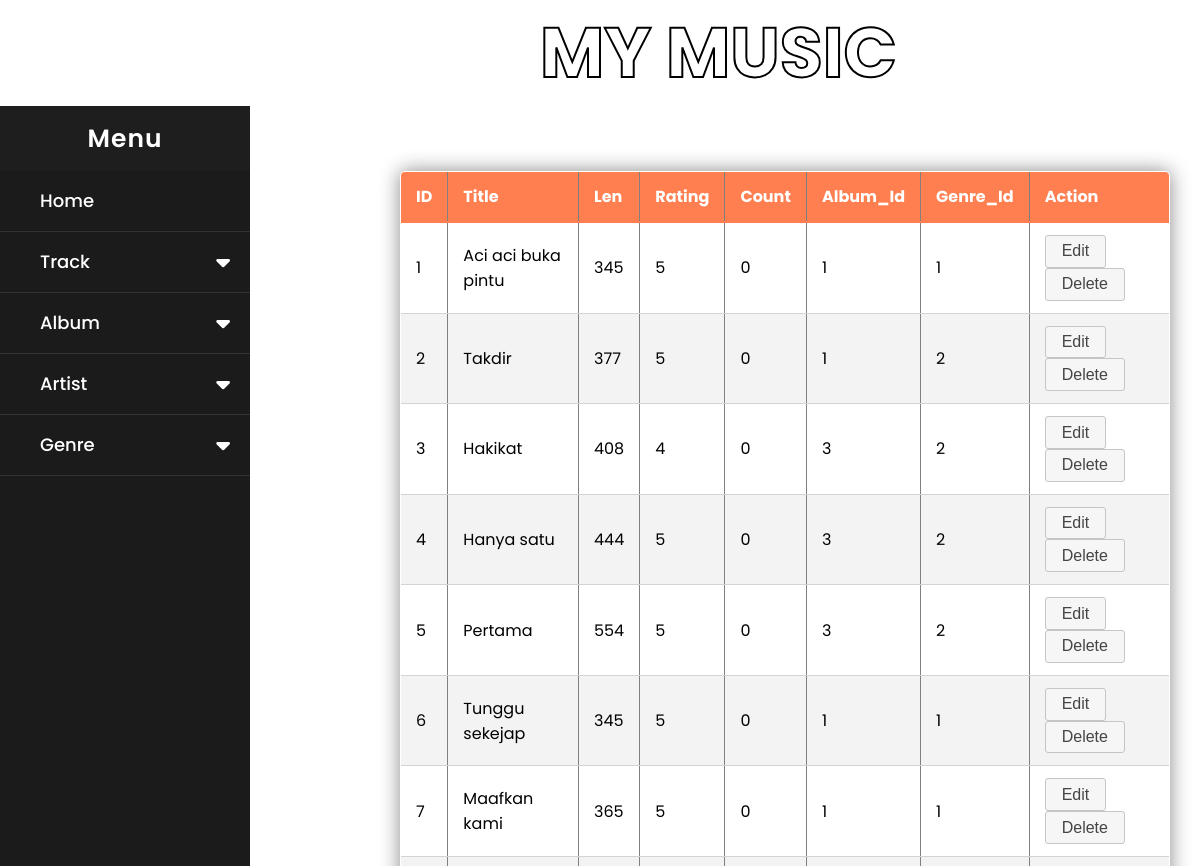
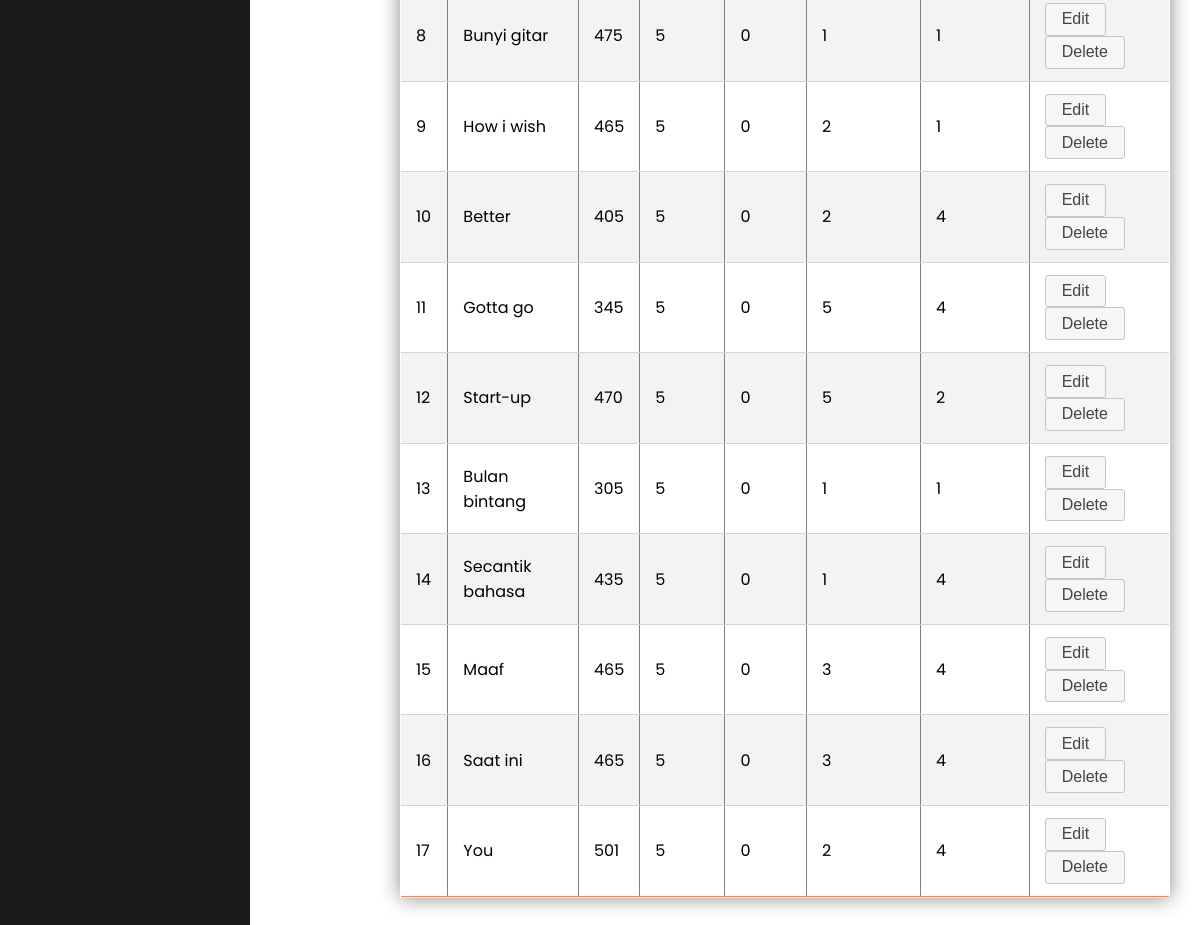
Screenshot of /indexTrack.php with the database file from the repository (2 pictures, top to bottom).
### tables this page shows
CREATE TABLE `track` (
  `track_id` int(11) NOT NULL,
  `title` varchar(200) DEFAULT NULL,
  `len` int(11) DEFAULT NULL,
  `rating` int(11) DEFAULT NULL,
  `count` int(11) DEFAULT NULL,
  `album_id` int(11) DEFAULT NULL,
  `genre_id` int(11) DEFAULT NULL
);

### indexTrack.php (the view, shortened to what this page needs)
<?php
require "pdo.php";
require "home.php";
$sql = 'SELECT * FROM track';
$statement =$pdo->prepare($sql);
$statement->execute();
$track = $statement->fetchAll(PDO::FETCH_OBJ);
?>
<!DOCTYPE html>
<html lang="en">
<head>
</head>
<body>
    <div class="container">
      <table class="table" border="1">
        <thead>
        <tr>
          <th>ID</th>
          <th>Title</th>
          <th>Len</th>
          <th>Rating</th>
          <th>Count</th>
          <th>Album_Id</th>
          <th>Genre_Id</th>
          <th>Action</th>
        </tr>
      </thead>
        <?php  foreach($track as $track): ?>
        <tr>
          <td><?= $track->track_id; ?></td>
          <td><?= $track->title; ?></td>
          <td><?= $track->len; ?></td>
          <td><?= $track->rating; ?></td>
          <td><?= $track->count; ?></td>
          <td><?= $track->album_id; ?></td>
          <td><?= $track->genre_id; ?></td>
          <td>
          <a href="editTrack.php?track_id=<?= $track->track_id ?>" class="ui-button ui-widget ui-corner-all">Edit</a>
          <a onclick="return confirm('Are you sure you want to delete this entry?')"  href="deleteTrack.php?track_id=<?= $track->track_id ?>" class="ui-button ui-widget ui-corner-all">Delete</a>
          </td>
        </tr>
        <?php endforeach;  ?>
      </table>
    </div>
  </body>
  </html>

### style2.css (style rules this page uses)
* { margin: 0; padding: 0; user-select: none; box-sizing: border-box; font-family: 'Poppins', sans-serif; }

### style.css (style rules this page uses)
body { background-image: url(https://free4kwallpapers.com/uploads/originals/2021/01/20/music-wallpaper.jpg); background-size:cover; background-position: center; background-repeat: no-repeat; background-attachment: fixed; }
.container { margin-top: 65px; margin-right: 20px; margin-left: 350px; margin-bottom: 50px; }
.table { border-collapse: collapse; margin: 10px 10px 10px 50px; font-size: 16px; min-width:400px; border-radius: 5px 5px 0 0; overflow: hidden; box-shadow: 0 0 20px #888888; }
.table thead tr { background-color: coral; color: #fff; text-align: left; font-weight: bold; }
.table th, .table td { padding: 12px 15px; }
.table tr { border-bottom: 1px solid #D3D3D3; }
.table tr:nth-of-type(even) { background-color: #f3f3f3; }
.table tr:last-of-type { border-bottom:2px solid coral; }

### rows the page displays
track: track_id "1", title "Aci aci buka pintu", len "345", rating "5", count "0", album "1", genre "1"
track: track_id "2", title "Takdir", len "377", rating "5", count "0", album "1", genre "2"
track: track_id "3", title "Hakikat", len "408", rating "4", count "0", album "3", genre "2"
track: track_id "4", title "Hanya satu", len "444", rating "5", count "0", album "3", genre "2"
track: track_id "5", title "Pertama", len "554", rating "5", count "0", album "3", genre "2"
track: track_id "6", title "Tunggu sekejap", len "345", rating "5", count "0", album "1", genre "1"
track: track_id "7", title "Maafkan kami", len "365", rating "5", count "0", album "1", genre "1"
track: track_id "8", title "Bunyi gitar", len "475", rating "5", count "0", album "1", genre "1"
track: track_id "9", title "How i wish", len "465", rating "5", count "0", album "2", genre "1"
track: track_id "10", title "Better", len "405", rating "5", count "0", album "2", genre "4"
track: track_id "11", title "Gotta go", len "345", rating "5", count "0", album "5", genre "4"
track: track_id "12", title "Start-up", len "470", rating "5", count "0", album "5", genre "2"
track: track_id "13", title "Bulan bintang", len "305", rating "5", count "0", album "1", genre "1"
track: track_id "14", title "Secantik bahasa", len "435", rating "5", count "0", album "1", genre "4"
track: track_id "15", title "Maaf", len "465", rating "5", count "0", album "3", genre "4"
track: track_id "16", title "Saat ini", len "465", rating "5", count "0", album "3", genre "4"
track: track_id "17", title "You", len "501", rating "5", count "0", album "2", genre "4"
